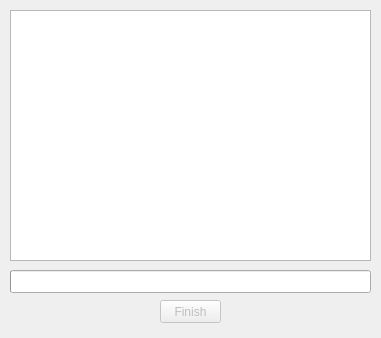
<?xml version="1.0" encoding="UTF-8"?>
<ui version="4.0">
 <class>Form</class>
 <widget class="QWidget" name="Form">
  <property name="geometry">
   <rect>
    <x>0</x>
    <y>0</y>
    <width>381</width>
    <height>338</height>
   </rect>
  </property>
  <property name="minimumSize">
   <size>
    <width>381</width>
    <height>338</height>
   </size>
  </property>
  <property name="maximumSize">
   <size>
    <width>381</width>
    <height>16777215</height>
   </size>
  </property>
  <property name="windowTitle">
   <string>Обновление базы данных</string>
  </property>
  <property name="windowIcon">
   <iconset resource="source.qrc">
    <normaloff>:/icon/sources/icon.png</normaloff>:/icon/sources/icon.png</iconset>
  </property>
  <widget class="QListWidget" name="log">
   <property name="geometry">
    <rect>
     <x>10</x>
     <y>10</y>
     <width>361</width>
     <height>251</height>
    </rect>
   </property>
  </widget>
  <widget class="QProgressBar" name="progressBar">
   <property name="geometry">
    <rect>
     <x>10</x>
     <y>270</y>
     <width>361</width>
     <height>23</height>
    </rect>
   </property>
   <property name="value">
    <number>0</number>
   </property>
   <property name="textVisible">
    <bool>false</bool>
   </property>
   <property name="format">
    <string>%p%</string>
   </property>
  </widget>
  <widget class="QPushButton" name="pushButton">
   <property name="enabled">
    <bool>false</bool>
   </property>
   <property name="geometry">
    <rect>
     <x>160</x>
     <y>300</y>
     <width>61</width>
     <height>23</height>
    </rect>
   </property>
   <property name="cursor">
    <cursorShape>PointingHandCursor</cursorShape>
   </property>
   <property name="text">
    <string>Finish</string>
   </property>
  </widget>
 </widget>
 <resources>
  <include location="source.qrc"/>
 </resources>
 <connections/>
</ui>
